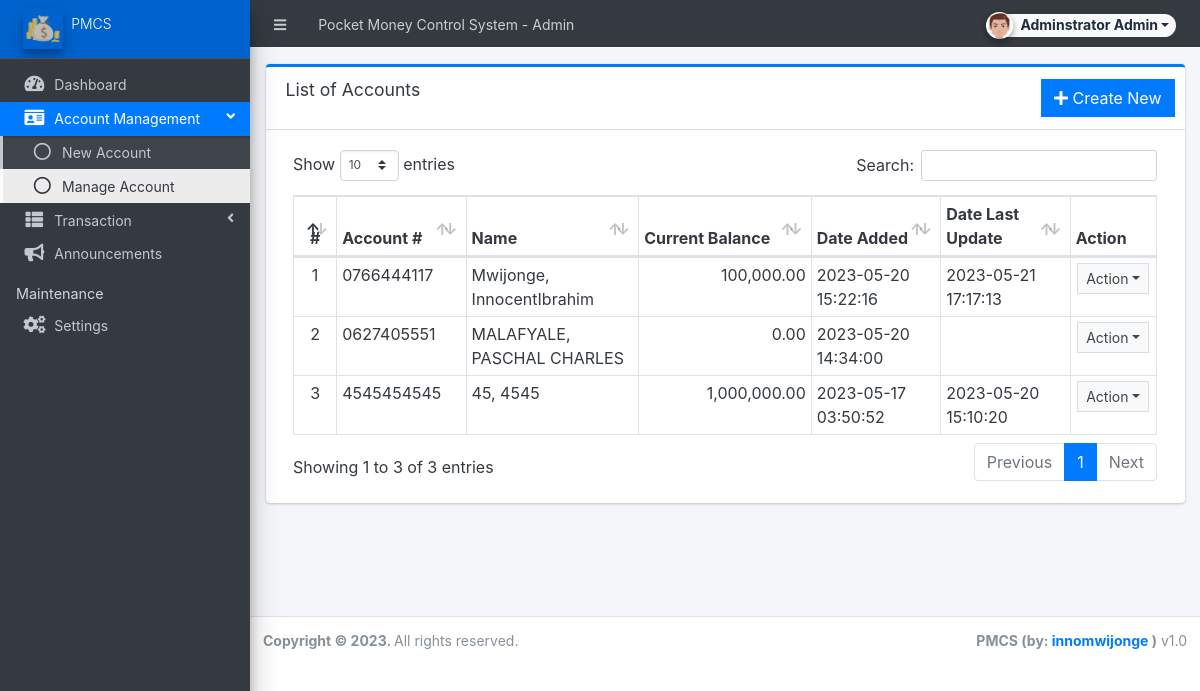
Page /admin/?page=accounts (signed in) on the earlier database version.
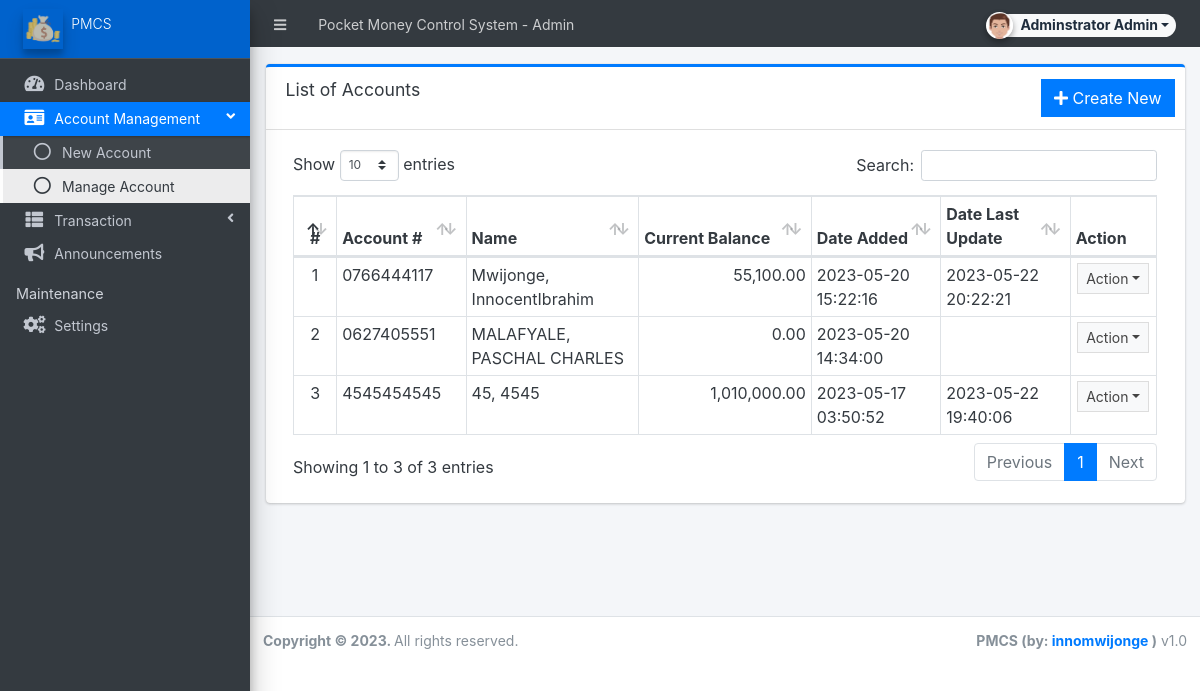
Same page on the later database version.
### tables this page shows
CREATE TABLE `accounts` (
  `id` int(30) NOT NULL,
  `account_number` varchar(50) NOT NULL,
  `pin` int(4) NOT NULL,
  `confirmed_pin` text NOT NULL,
  `firstname` varchar(250) NOT NULL,
  `lastname` varchar(250) NOT NULL,
  `middlename` varchar(250) NOT NULL,
  `email` text NOT NULL,
  `balance` float NOT NULL,
  `secqstn` varchar(255) NOT NULL,
  `secans` varchar(255) NOT NULL,
  `date_created` datetime NOT NULL DEFAULT current_timestamp(),
  `date_updated` datetime DEFAULT NULL ON UPDATE current_timestamp()
);

### admin/accounts/index.php (the view, shortened to what this page needs)
<div class="card card-outline card-primary">
	<div class="card-header">
		<h3 class="card-title">List of Accounts</h3>
		<div class="card-tools">
			<a href="?page=accounts/manage_account" class="btn btn-flat btn-primary"><span class="fas fa-plus"></span>  Create New</a>
		</div>
	</div>
	<div class="card-body">
        <div class="container-fluid">
			<table class="table table-bordered table-stripped" id="indi-list">
				<colgroup>
					<col width="5%">
					<col width="15%">
					<col width="20%">
					<col width="20%">
					<col width="15%">
					<col width="15%">
					<col width="10%">
				</colgroup>
				<thead>
					<tr>
						<th class="text-center">#</th>
						<th>Account #</th>
						<th>Name</th>
						<th>Current Balance</th>
						<th>Date Added</th>
						<th>Date Last Update</th>
						<th>Action</th>
					</tr>
				</thead>
				<tbody>
					<?php
					$i = 1;
						$qry = $conn->query("SELECT *,concat(lastname,', ',firstname, middlename) as `name` from `accounts` order by concat(lastname,', ',firstname, middlename) desc ");
						while($row = $qry->fetch_assoc()):
					?>
						<tr>
							<td class="text-center"><?php echo $i++; ?></td>
							<td><?php echo $row['account_number'] ?></td>
							<td><?php echo $row['name'] ?></td>
							<td class='text-right'><?php echo number_format($row['balance'],2) ?></td>
							<td><?php echo $row['date_created'] ?></td>
							<td><?php echo $row['date_updated'] ?></td>
							<td align="center">
								 <button type="button" class="btn btn-flat btn-default btn-sm dropdown-toggle dropdown-icon" data-toggle="dropdown">
				                  		Action
				                  </button>
							</td>
						</tr>
					<?php endwhile; ?>
				</tbody>
			</table>
		</div>
	</div>
</div>

Differences in the rows shown:
changed accounts (number 1 of 3 on the later page): balance "100,000.00" → "55,100.00"; date_updated "2023-05-21 17:17:13" → "2023-05-22 20:22:21"
changed accounts (number 3 of 3 on the later page): balance "1,000,000.00" → "1,010,000.00"; date_updated "2023-05-20 15:10:20" → "2023-05-22 19:40:06"
